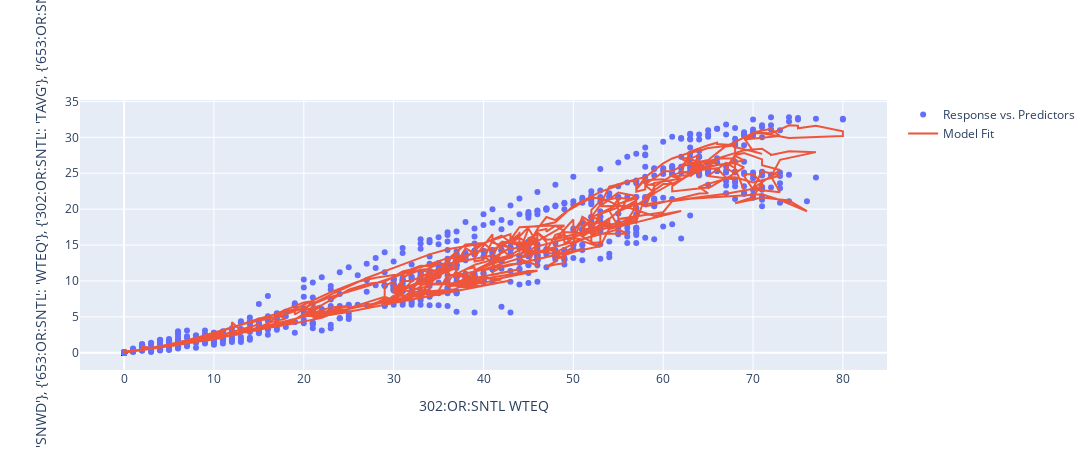

This figure's notebook cell:
### Code cell
apple.model_fit_fig

### Figure 1 — Plotly figure (JSON) as saved in the notebook; plotly's stock layout.template omitted (floating-point values rounded to 4 significant figures; data arrays with more than 128 entries replaced by an {"elided": "..."} marker saying what was removed)
{"data": [{"hovertext": {"elided": "1299 str values"}, "mode": "markers", "name": "Response vs. Predictors", "type": "scatter", "x": {"elided": "1299 int values"}, "y": {"elided": "1299 float values"}}, {"hovertext": {"elided": "1299 str values"}, "mode": "lines", "name": "Model Fit", "type": "scatter", "x": {"elided": "1299 int values"}, "y": {"elided": "1299 float values"}}], "layout": {"height": 450, "showlegend": true, "width": 1200, "xaxis": {"title": {"text": "302:OR:SNTL WTEQ"}}, "yaxis": {"title": {"text": "[{'302:OR:SNTL': 'SNWD'}, {'653:OR:SNTL': 'WTEQ'}, {'302:OR:SNTL': 'TAVG'}, {'653:OR:SNTL': 'WTEQ'}]"}}}}
